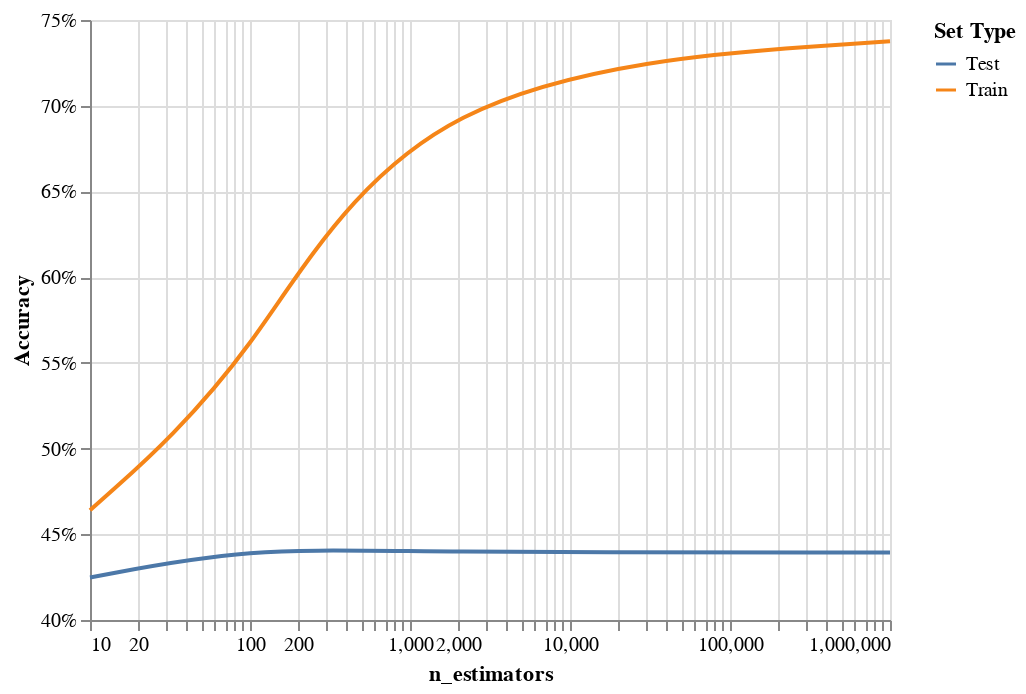

Notebook code cell kept with this figure:
### Code cell
model = AdaBoostClassifier()
graph_overfit(X_train, y_train, X_test, y_test, model, {'algorithm': 'SAMME.R'}, param='n_estimators', param_vals=[10, 100, 1000, 1000000], scale='log')

### Figure 1 — Vega-Lite specification as saved in the notebook (floating-point values rounded to 4 significant figures)
{"config": {"view": {"continuousWidth": 400, "continuousHeight": 300}}, "data": {"name": "data-41d2ea4e37f786fd16328b1fb391d067"}, "mark": {"type": "line", "interpolate": "basis"}, "encoding": {"color": {"type": "nominal", "field": "Set Type"}, "x": {"type": "quantitative", "field": "param", "scale": {"type": "log"}, "title": "n_estimators"}, "y": {"type": "quantitative", "axis": {"format": "%"}, "field": "score", "scale": {"zero": false}, "title": "Accuracy"}}, "$schema": "https://vega.github.io/schema/vega-lite/v4.8.1.json", "datasets": {"data-41d2ea4e37f786fd16328b1fb391d067": [{"score": 0.464, "Set Type": "Train", "param": 10}, {"score": 0.4248, "Set Type": "Test", "param": 10}, {"score": 0.5473, "Set Type": "Train", "param": 100}, {"score": 0.4423, "Set Type": "Test", "param": 100}, {"score": 0.7182, "Set Type": "Train", "param": 1000}, {"score": 0.4394, "Set Type": "Test", "param": 1000}, {"score": 0.7376, "Set Type": "Train", "param": 1000000}, {"score": 0.4394, "Set Type": "Test", "param": 1000000}]}}
